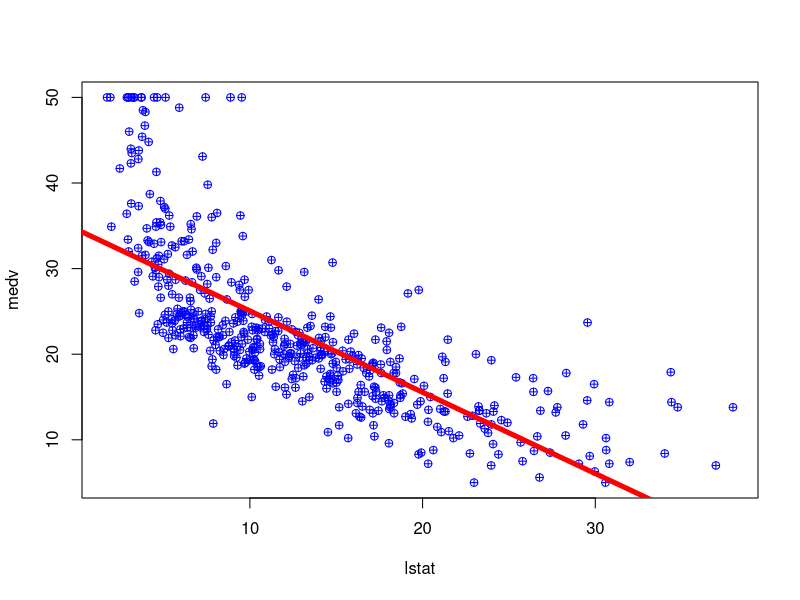
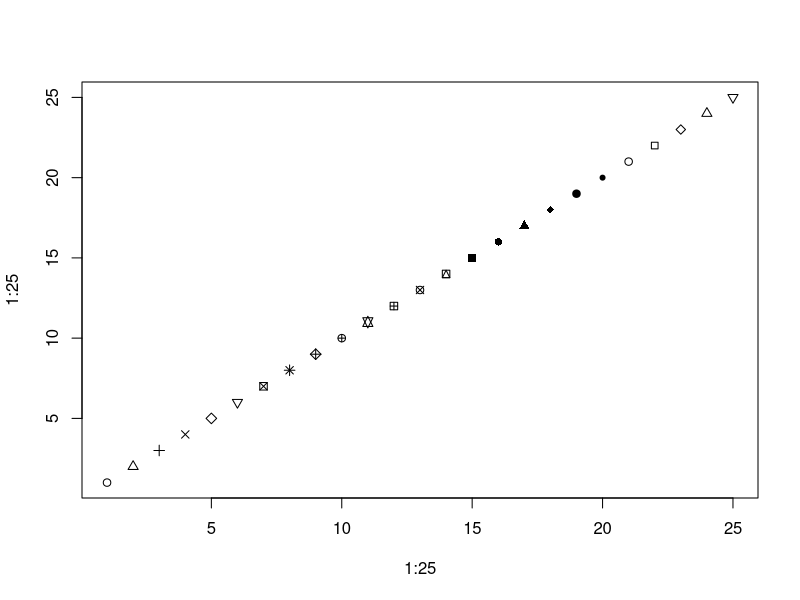
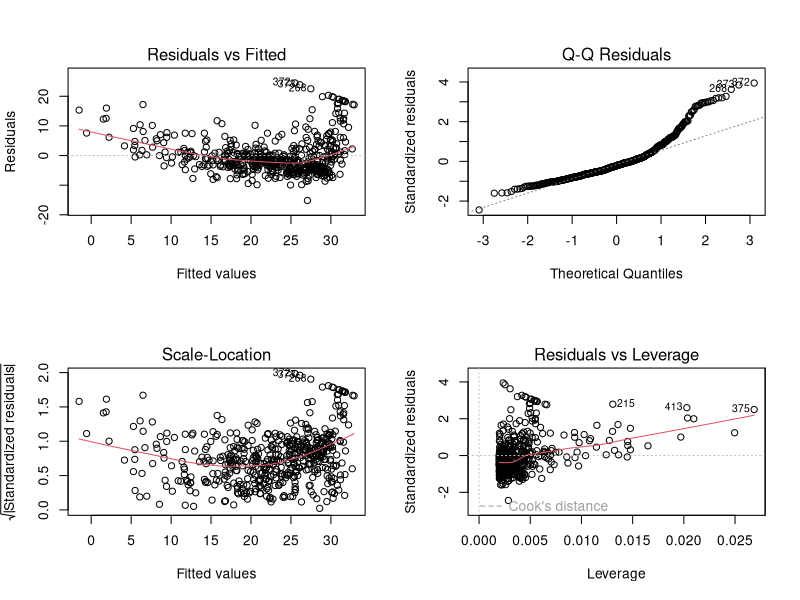
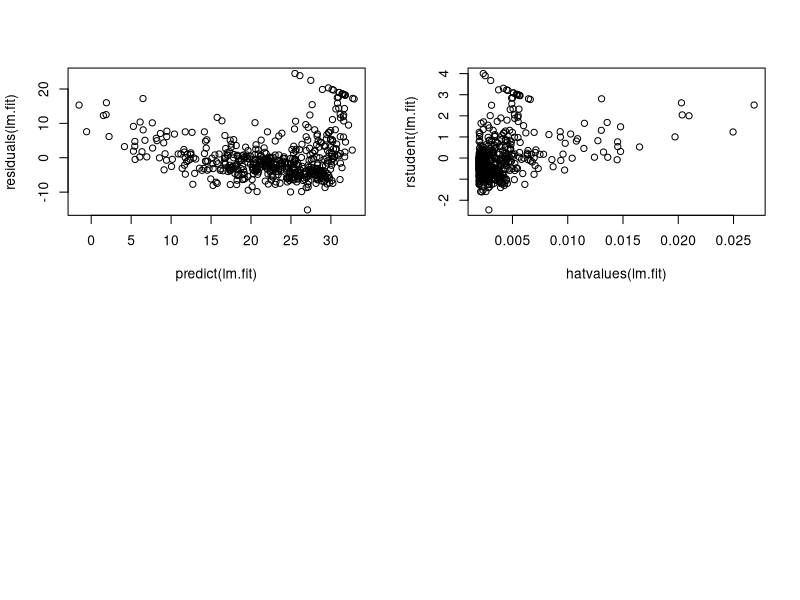
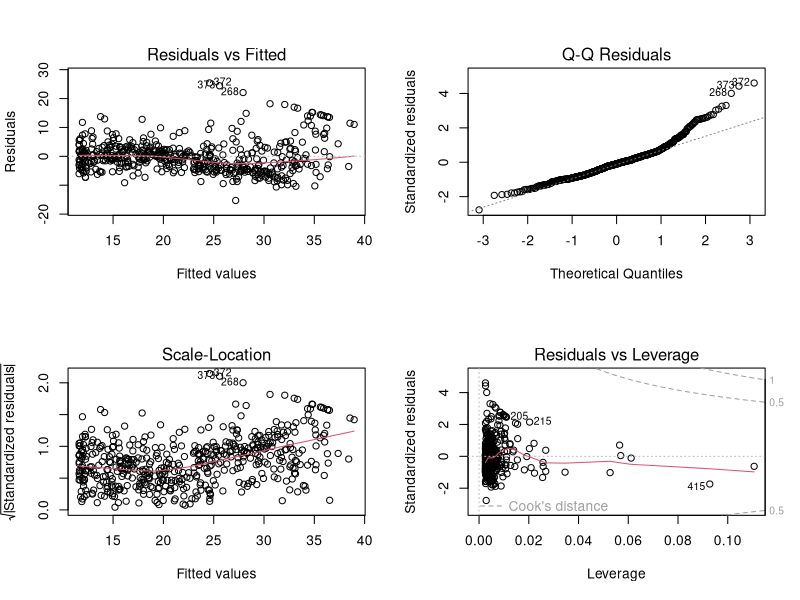
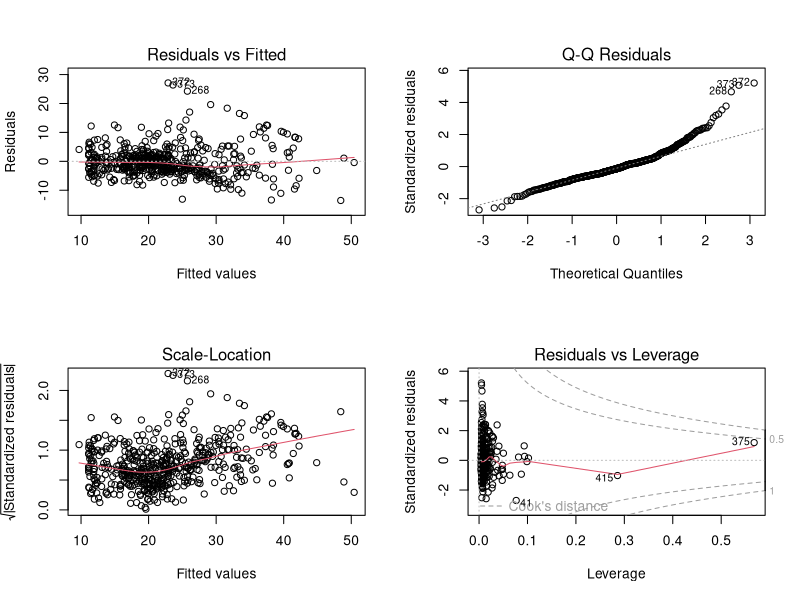
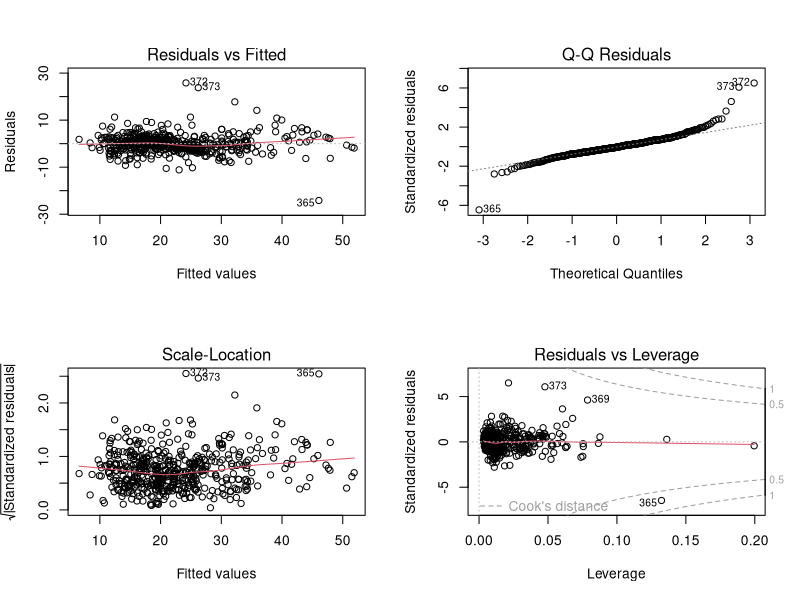

These charts were generated, in order, by the following R code:
library(MASS)
library(car)
data(Boston)
print(names(Boston))
print(head(Boston))
# fix(Boston)
print(summary(Boston))
write.csv(Boston, "Boston.csv", row.names = F)
attach(Boston)
lm.fit=lm(medv~lstat)
print(summary(lm.fit))
print(names(lm.fit))
print(coef(lm.fit))
print(confint(lm.fit))
print(predict(lm.fit,data.frame(lstat=(c(5,10,15))), interval="confidence"))
print(predict(lm.fit,data.frame(lstat=(c(5,10,15))), interval="prediction"))
pdf("BostonStats.pdf")
plot(lstat,medv,col="blue",pch=10)
abline(lm.fit)
abline(lm.fit,lwd=5,col="red")
plot(1:25,1:25,pch=1:25)
par(mfrow=c(2,2))
plot(lm.fit)
plot(predict(lm.fit), residuals(lm.fit))
plot(hatvalues(lm.fit), rstudent(lm.fit))
lm.fit=lm(medv~., data=Boston)
print(summary(lm.fit))
lm.fit1=lm(medv~.-age-indus, data=Boston)
print(summary(lm.fit1))
print(vif(lm.fit))
print(vif(lm.fit1))
lm.fit1=update(lm.fit, ~.-age-indus-tax)
print(summary(lm.fit1))
print(vif(lm.fit1))
lm.fit1=update(lm.fit, ~.-age-indus-tax-zn)
print(summary(lm.fit1, correlation=T))
print(vif(lm.fit1))
lm.fit1=update(lm.fit, ~.-age-indus-tax-zn-crim)
print(summary(lm.fit1, correlation=T))
print(vif(lm.fit1))
lm.fit1=update(lm.fit, ~.-age-indus-tax-zn-crim-rad)
print(summary(lm.fit1, correlation=T))
print(vif(lm.fit1))
print(summary(lm(medv~lstat*age, data=Boston)))
lm.fit2=lm(medv~lstat+I(lstat^2), data=Boston)
print(summary(lm.fit2))
lm.fit=lm(medv~lstat)
print(anova(lm.fit,lm.fit2))
par(mfrow=c(2,2))
plot(lm.fit2)
lm.fit5=lm(medv~poly(lstat,5))
print(summary(lm.fit5))
plot(lm.fit5)
lm.fit6=lm(medv~log(lstat)+I(rm^2)+rm+log(ptratio)+chas+I(nox^3)+log(dis)+black, data=Boston)
print(summary(lm.fit6))
plot(lm.fit6)
print(vif(lm.fit6))
dev.off()
# lm.fit5=lm(medv~tax+log(tax))
# print(summary(lm.fit5))
